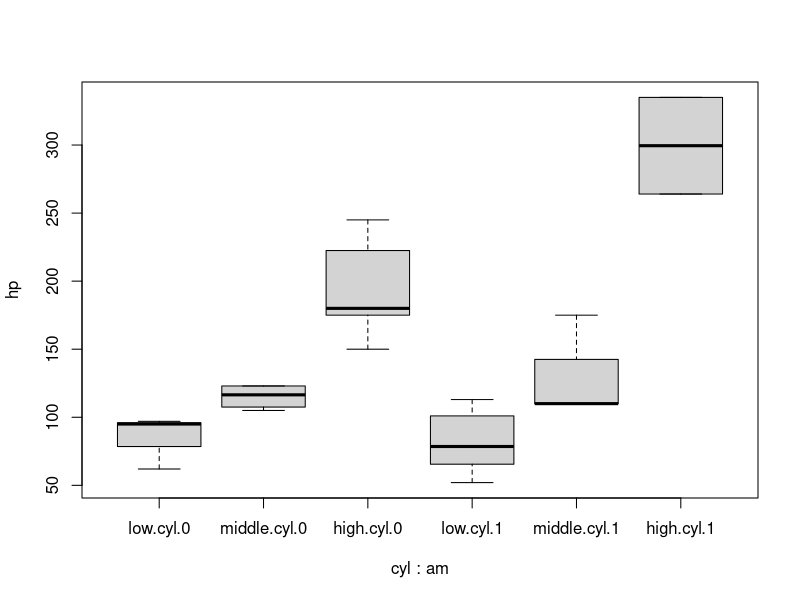
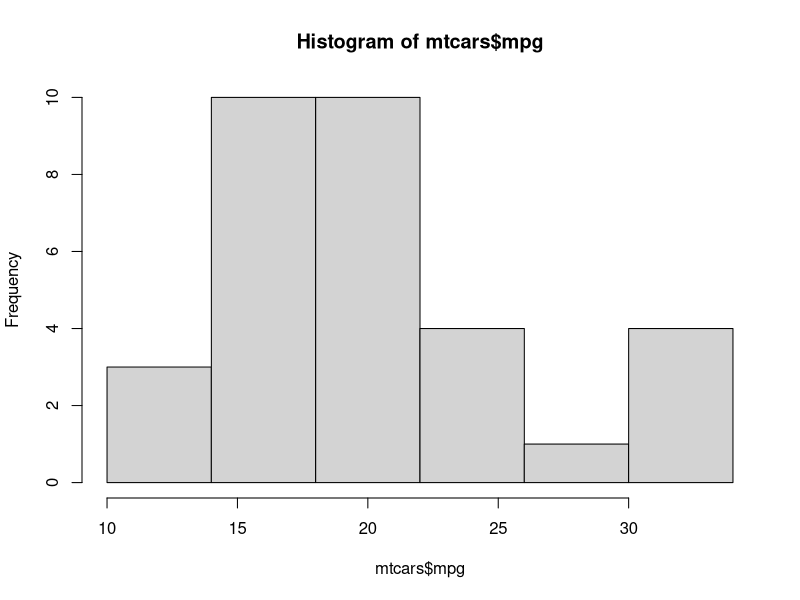
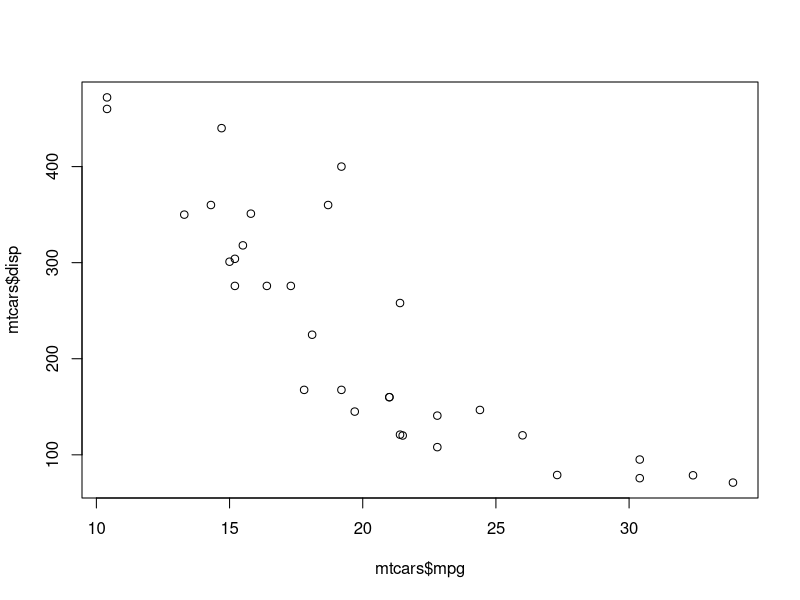
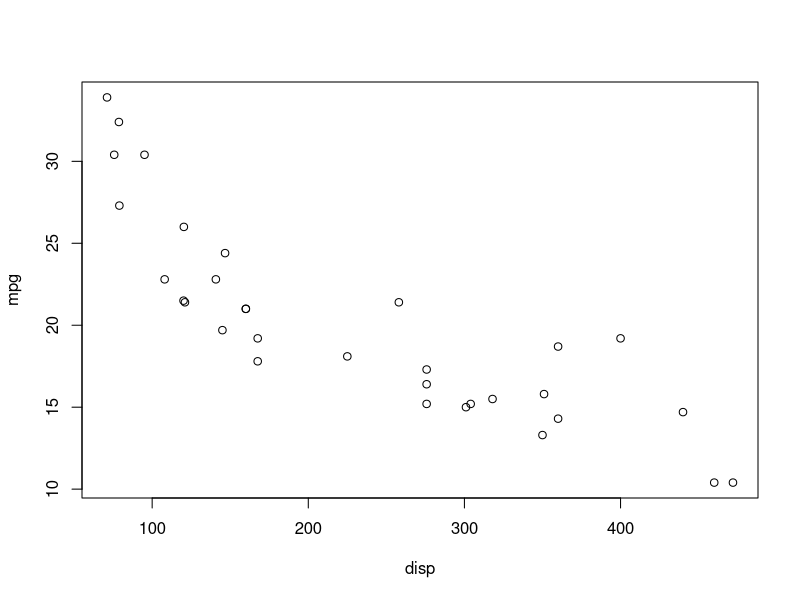
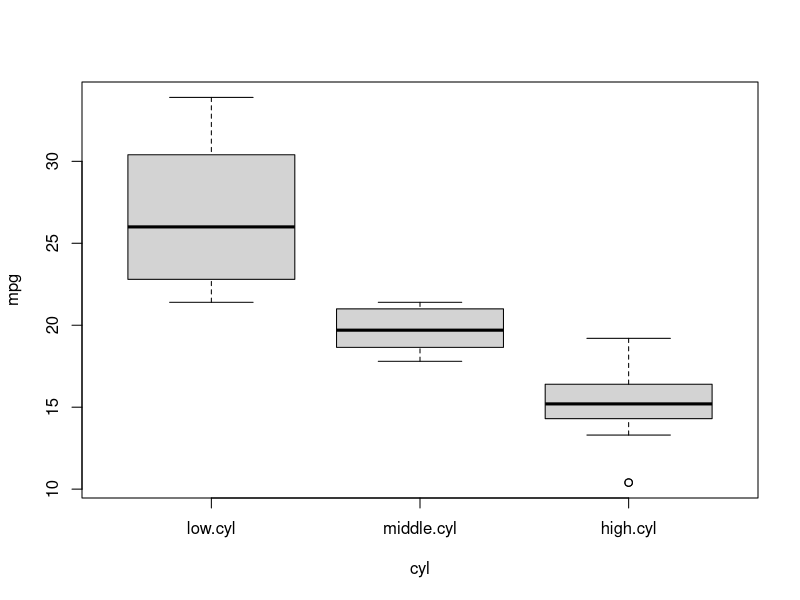
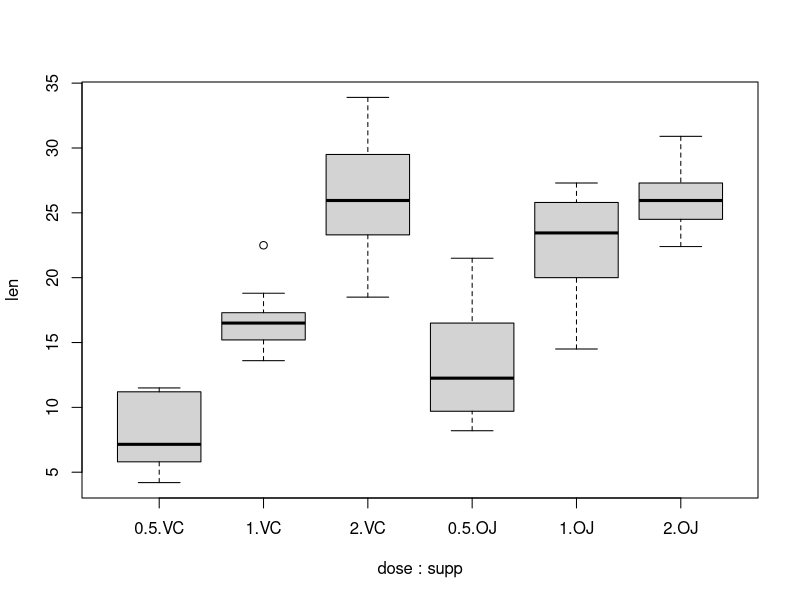
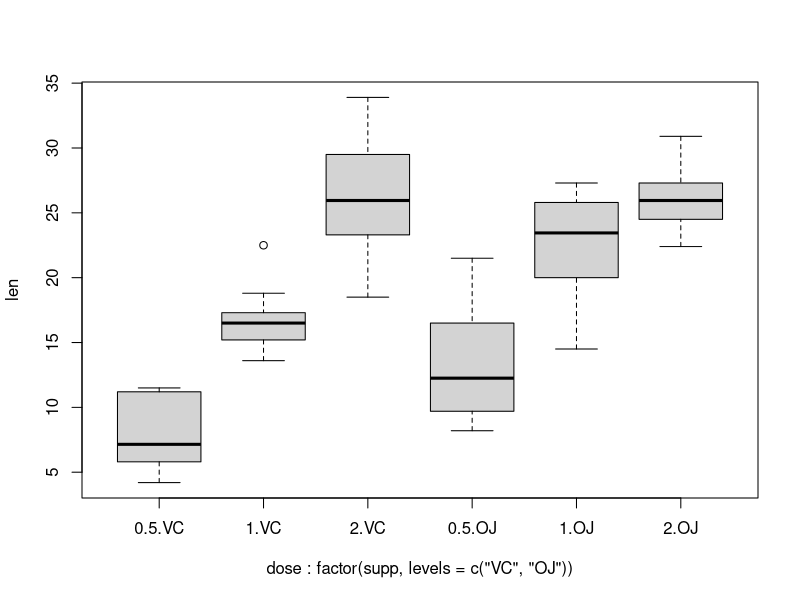
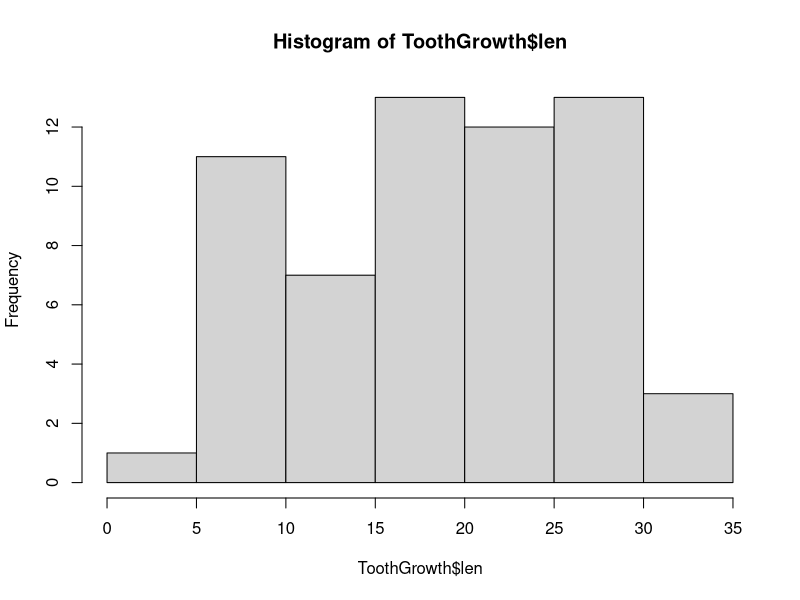

These figures' R source, in order:
install.packages("tidyverse")
library(tidyverse)

neutro <- read.csv("neutrophils.csv", header = FALSE)
neutro
colnames(neutro) <- c("TypeA", "TypeB", "TypeC", "TypeD")
colnames.neutro <- colnames(neutro)
class(colnames.neutro)

data(mtcars)
head(mtcars)

data(mtcars)
mtcars$cyl <- factor(mtcars$cyl, 
                     levels = c("4", "6", "8"),
                     labels = c("low.cyl", "middle.cyl", "high.cyl"))
class(mtcars$cyl)
mtcars$cyl

mtcars$cyl
head(mtcars)
boxplot(hp ~ cyl*am, data = mtcars)

mtcars[,1]

sum(mtcars$hp)
mean(mtcars$hp)
sd(mtcars$hp)
data(mtcars)
head(mtcars)


#







hist(mtcars$mpg, breaks = seq(10, 34, by=4))
plot(mtcars$mpg, mtcars$disp, data=mtcars)
plot(mpg~ disp, data=mtcars)
plot(mpg~ cyl, data=mtcars)

xtabs(~ cyl, data=mtcars)
aggregate(hp ~cyl, data=mtcars, mean)
head(mtcars)
xtabs(~ am + cyl, data=mtcars)
prop.table(xtabs(~am + cyl, data=mtcars), margin = 2)




#Practical 2 rehearsal

head(ToothGrowth)
dim(ToothGrowth)
xtabs(~ dose, data=ToothGrowth)
xtabs(~ dose + supp, data=ToothGrowth)
xtabs(~supp, data=ToothGrowth)
prop.table(xtabs(~dose + supp, data=ToothGrowth), margin = NULL)
?aggregate
aggregate(len ~ dose, data=ToothGrowth, min)
aggregate(len ~ dose + supp, data=ToothGrowth, mean)
ToothGrowth$supp <- factor(ToothGrowth$supp, levels = c("VC", "OJ"))
boxplot(len ~dose*supp, data=ToothGrowth)
data("ToothGrowth")

boxplot(len ~ dose*factor(supp, levels = c("VC", "OJ")), data=ToothGrowth)
hist(ToothGrowth$len, breaks = 10)

#Practical 3 rehearsal
films <- read.csv("films.csv")
head(films)
films <- films |> 
  select(-X)
which(colnames(films) == "originalTitle")
colnames(films)[which(colnames(films) == "originalTitle")] <- "Title"
colnames(films)
dim(films)
sbst.films <- films %>%
  select("tconst", "averageRating", "numVotes", "titleType",
         "primaryTitle", "startYear", "genres")
head(sbst.films)
dim(sbst.films) 
unique(sbst.films$titleType)
summary(sbst.films$averageRating[sbst.films$titleType == "tvMovie"])

movies.only <- sbst.films[sbst.films$titleType == "movie",]
head(movies.only)
pop.movies.only <- movies.only %>%
  subset(subset = averageRating > 7.5 & numVotes > 100)
dim(pop.movies.only)
dim(pop.movies.only)

#practical 4 rehearsal
#Question 1
#in one histogram
ggplot(data = films, aes(x = titleType,  fill = titleType)) + 
  geom_bar()
#split into different histograms
ggplot(data = films, aes(x = averageRating, fill = titleType)) + 
  facet_grid(cols=vars(titleType)) + 
  labs(
    title = "Number of movies by average Rating and movie type",
    x = "average rating",
    y = "Number of movies") + 
  scale_fill_brewer(palette = "Set3") + 
  geom_histogram()
#boxplot average rating by titleType
ggplot(data = films, aes(x = titleType, y = averageRating, 
                         fill = titleType)) + 
  geom_boxplot() + 
  labs(title = "Average Rating by movie type", 
       x = "movie type",
       y = "average rating") + 
  scale_fill_brewer(palette = "Set2") 
  
  
  
